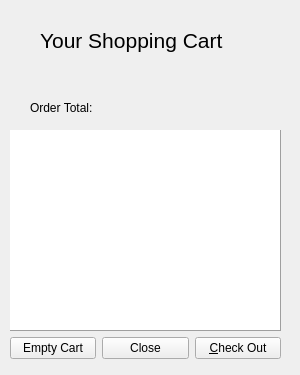
<?xml version="1.0" encoding="UTF-8"?>
<ui version="4.0">
 <class>ShoppingCartWidget</class>
 <widget class="QWidget" name="ShoppingCartWidget">
  <property name="windowModality">
   <enum>Qt::ApplicationModal</enum>
  </property>
  <property name="geometry">
   <rect>
    <x>0</x>
    <y>0</y>
    <width>300</width>
    <height>375</height>
   </rect>
  </property>
  <property name="minimumSize">
   <size>
    <width>300</width>
    <height>375</height>
   </size>
  </property>
  <property name="maximumSize">
   <size>
    <width>300</width>
    <height>375</height>
   </size>
  </property>
  <property name="contextMenuPolicy">
   <enum>Qt::ActionsContextMenu</enum>
  </property>
  <property name="windowTitle">
   <string notr="true">cuTPS Shopping Cart</string>
  </property>
  <property name="statusTip">
   <string>Shopping Cart</string>
  </property>
  <widget class="QLabel" name="label">
   <property name="geometry">
    <rect>
     <x>40</x>
     <y>20</y>
     <width>191</width>
     <height>41</height>
    </rect>
   </property>
   <property name="font">
    <font>
     <pointsize>16</pointsize>
    </font>
   </property>
   <property name="text">
    <string>Your Shopping Cart</string>
   </property>
  </widget>
  <widget class="QLabel" name="orderTotalLabel">
   <property name="geometry">
    <rect>
     <x>30</x>
     <y>100</y>
     <width>81</width>
     <height>16</height>
    </rect>
   </property>
   <property name="text">
    <string>Order Total:</string>
   </property>
  </widget>
  <widget class="QLabel" name="orderTotalDisplay">
   <property name="geometry">
    <rect>
     <x>150</x>
     <y>100</y>
     <width>58</width>
     <height>16</height>
    </rect>
   </property>
   <property name="text">
    <string/>
   </property>
  </widget>
  <widget class="QWidget" name="">
   <property name="geometry">
    <rect>
     <x>10</x>
     <y>130</y>
     <width>271</width>
     <height>229</height>
    </rect>
   </property>
   <layout class="QVBoxLayout" name="verticalLayout">
    <item>
     <widget class="QListView" name="cartListView">
      <property name="sizePolicy">
       <sizepolicy hsizetype="MinimumExpanding" vsizetype="MinimumExpanding">
        <horstretch>1</horstretch>
        <verstretch>1</verstretch>
       </sizepolicy>
      </property>
      <property name="maximumSize">
       <size>
        <width>325</width>
        <height>400</height>
       </size>
      </property>
      <property name="toolTip">
       <string>&quot;Contents of your shopping cart.&quot;</string>
      </property>
      <property name="autoFillBackground">
       <bool>true</bool>
      </property>
      <property name="frameShape">
       <enum>QFrame::Panel</enum>
      </property>
      <property name="frameShadow">
       <enum>QFrame::Raised</enum>
      </property>
      <property name="editTriggers">
       <set>QAbstractItemView::NoEditTriggers</set>
      </property>
      <property name="movement">
       <enum>QListView::Free</enum>
      </property>
      <property name="resizeMode">
       <enum>QListView::Adjust</enum>
      </property>
      <property name="spacing">
       <number>5</number>
      </property>
     </widget>
    </item>
    <item>
     <layout class="QHBoxLayout" name="horizontalLayout">
      <item>
       <widget class="QPushButton" name="emptyCartOption">
        <property name="text">
         <string>Empty Cart</string>
        </property>
       </widget>
      </item>
      <item>
       <widget class="QPushButton" name="closeOption">
        <property name="text">
         <string>Close</string>
        </property>
       </widget>
      </item>
      <item>
       <widget class="QPushButton" name="checkoutOption">
        <property name="text">
         <string>&amp;Check Out</string>
        </property>
       </widget>
      </item>
     </layout>
    </item>
   </layout>
  </widget>
 </widget>
 <resources/>
 <connections/>
</ui>
